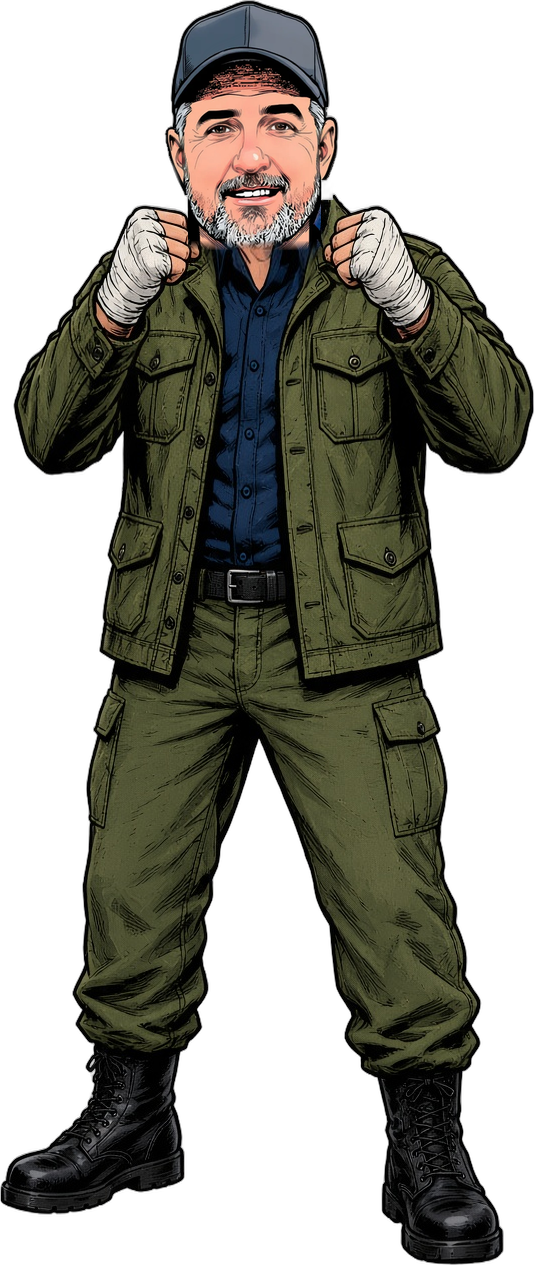
#> input picture fighter-art/gavin/gavin_upright_full.png, 534 x 1265 px, found by its file name
$ python cut_gavin.py
#> lines starting #> are read from the running program, lines starting #| are printed output that depends on the picture; after the words box and inside, x2 and y2 are one past the last pixel; in counts of white or black regions, pixels touching at a corner belong together
"""Cut Gavin's approved upright art into rig parts.
Source is read only. Output: rig/gavin/parts/*.png + rig/gavin/parts_meta.json
Method: every opaque pixel is owned by exactly one part (priority order).
Each part keeps original pixels in its own area plus an overlap band, and
hidden areas (under parts drawn in front) are filled by push-pull inpaint
plus cloned high frequency texture from the same part, with a thin ink
outline wherever the filled area meets empty background."""
import json, os, sys
import numpy as np, cv2
from PIL import Image, ImageDraw

SRC = '/workspace/gavin3d/fighter25d/gavin_upright_full.png'
HERE = os.path.dirname(os.path.abspath(__file__))
OUT = os.path.join(HERE, '..', 'gavin', 'parts')
os.makedirs(OUT, exist_ok=True)

im = np.array(Image.open(SRC).convert('RGBA')).astype(np.float32) / 255.0
H, W = im.shape[:2]
A = im[..., 3]
RGB = im[..., :3]
solid = A > 0.02
#> solid: shape (1265, 534) bool; 53% white; 4 black regions, box (x1, y1, x2, y2) and area: (0, 0, 242, 1185) 115788, (0, 741, 439, 1265) 83891, (419, 415, 534, 1265) 63715, (256, 0, 534, 388) 54245

def poly(pts):
    m = Image.new('L', (W, H), 0)
    ImageDraw.Draw(m).polygon([tuple(p) for p in pts], fill=255)
    return np.array(m) > 127

def soft_poly(pts, blur=1.2):
    m = Image.new('L', (W * 4, H * 4), 0)
    ImageDraw.Draw(m).polygon([(x * 4, y * 4) for x, y in pts], fill=255)
    m = m.resize((W, H), Image.LANCZOS)
    return np.array(m).astype(np.float32) / 255.0

# ---------- region polygons (source pixel coords) ----------
R = {}
R['fist_L'] = [(93,203),(150,196),(189,206),(191,236),(202,250),(206,262),(198,302),(170,332),(146,342),(118,342),(96,334),(88,262)]
R['fist_R'] = [(326,206),(392,197),(432,210),(440,262),(442,322),(430,338),(398,341),(372,336),(334,300),(321,262),(322,226)]
R['forearm_L'] = [(90,318),(150,322),(150,365),(132,392),(108,432),(82,466),(48,470),(36,440),(52,400),(86,350)]
R['forearm_R'] = [(376,322),(446,318),(452,340),(470,366),(500,410),(505,450),(480,470),(452,455),(428,415),(402,372),(378,345)]
R['head'] = [(150,0),(360,0),(360,150),(338,180),(326,200),(322,236),(300,249),(258,254),(214,249),(190,236),(184,205),(172,180),(150,150)]
R['upperarm_L'] = [(150,252),(108,246),(80,272),(30,340),(0,380),(0,520),(70,510),(112,500),(124,470),(124,360),(140,330),(146,300)]
R['upperarm_R'] = [(385,250),(426,244),(452,262),(500,320),(534,370),(534,520),(470,512),(424,500),(412,470),(410,360),(395,330),(390,300)]
R['torso'] = [(205,222),(178,238),(125,252),(105,268),(110,330),(112,500),(84,560),(84,652),(110,664),(195,684),(201,684),(201,566),(294,566),(294,686),(400,680),(440,664),(458,650),(452,560),(428,500),(424,330),(430,268),(410,250),(356,238),(332,222),(268,212)]
R['pelvis'] = [(88,555),(452,555),(452,700),(440,722),(268,770),(96,722),(84,700)]
R['thigh_L'] = [(60,660),(270,660),(270,770),(232,880),(222,950),(150,968),(68,958),(70,800)]
R['thigh_R'] = [(266,660),(470,660),(470,800),(470,958),(395,970),(318,958),(312,880),(266,770)]
R['shin_L'] = [(40,890),(230,890),(228,960),(205,1040),(186,1046),(160,1052),(130,1055),(100,1052),(70,1042),(50,1030),(60,960)]
R['boot_L'] = [(0,1000),(240,1000),(240,1265),(0,1265)]
R['shin_R'] = [(310,890),(480,890),(490,960),(490,1060),(470,1074),(440,1082),(410,1083),(385,1078),(360,1070),(340,1040),(318,960)]
R['boot_R'] = [(320,1020),(534,1020),(534,1265),(320,1265)]
# hidden fills: silhouettes to invent under front parts
FILL = {
  'forearm_L': [(100,296),(148,300),(150,365),(132,392),(108,432),(82,466),(48,470),(36,440),(52,400),(86,350),(96,320)],
  'forearm_R': [(384,298),(432,296),(446,318),(452,340),(470,366),(500,410),(505,450),(480,470),(452,455),(428,415),(402,372),(378,345)],
  'torso':  [(205,228),(190,240),(150,250),(120,262),(108,282),(108,330),(112,500),(140,520),(395,520),(426,330),(428,282),(416,262),(390,250),(350,240),(332,228),(268,212)],
  'head':   [(190,150),(322,150),(320,234),(300,247),(258,252),(214,247),(192,234)],
  'upperarm_L': [(150,256),(108,250),(80,276),(30,340),(10,380),(20,470),(60,476),(118,470),(124,360),(146,300)],
  'upperarm_R': [(385,254),(426,248),(452,266),(500,320),(527,370),(530,440),(500,470),(416,470),(410,360),(390,300)],
  'pelvis': [(96,560),(440,560),(444,700),(268,760),(96,700)],
  'thigh_L': [[(96,690),(268,690),(268,760),(232,880),(100,880)], [(267, 712), (264, 733), (256, 753), (243, 770), (226, 783), (206, 791), (185, 794), (164, 791), (144, 783), (127, 770), (114, 753), (106, 733), (103, 712), (106, 691), (114, 671), (127, 654), (144, 641), (164, 633), (185, 630), (206, 633), (226, 641), (243, 654), (256, 671), (264, 691)]],
  'thigh_R': [[(268,690),(440,690),(440,880),(312,880),(268,760)], [(434, 712), (431, 733), (423, 753), (410, 770), (393, 783), (373, 791), (352, 794), (331, 791), (311, 783), (294, 770), (281, 753), (273, 733), (270, 712), (273, 691), (281, 671), (294, 654), (311, 641), (331, 633), (352, 630), (373, 633), (393, 641), (410, 654), (423, 671), (431, 691)]],
  'shin_L': [[(70,925),(212,925),(205,1000),(70,1000)], [(206, 925), (204, 942), (197, 958), (187, 972), (173, 982), (157, 989), (140, 991), (123, 989), (107, 982), (93, 972), (83, 958), (76, 942), (74, 925), (76, 908), (83, 892), (93, 878), (107, 868), (123, 861), (140, 859), (157, 861), (173, 868), (187, 878), (197, 892), (204, 908)]],
  'shin_R': [[(327,925),(467,925),(477,1000),(325,1000)], [(467, 925), (465, 943), (458, 960), (446, 974), (432, 986), (415, 993), (397, 995), (379, 993), (362, 986), (348, 974), (336, 960), (329, 943), (327, 925), (329, 907), (336, 890), (348, 876), (362, 864), (379, 857), (397, 855), (415, 857), (432, 864), (446, 876), (458, 890), (465, 907)]],
  'boot_L': [(98,1026),(172,1026),(186,1060),(84,1060)],
  'boot_R': [(390,1050),(458,1050),(472,1090),(376,1090)],
}
# priority (first = front-most owner); also draw order is reverse-ish, see skeleton.json
PRIO = ['fist_L','fist_R','forearm_L','forearm_R','head','upperarm_L','upperarm_R','torso','pelvis','thigh_L','thigh_R','shin_L','shin_R','boot_L','boot_R']
# which parts each part is drawn behind (front occluders)
FRONT = {
  'fist_L': [], 'fist_R': [],
  'forearm_L': ['fist_L'], 'forearm_R': ['fist_R'],
  'head': ['fist_L','fist_R','forearm_L','forearm_R'],
  'upperarm_L': ['fist_L','forearm_L','head'], 'upperarm_R': ['fist_R','forearm_R','head'],
  'torso': ['fist_L','fist_R','forearm_L','forearm_R','head','upperarm_L','upperarm_R'],
  'pelvis': ['torso','forearm_L','forearm_R','upperarm_L','upperarm_R'],
  'thigh_L': ['pelvis','torso'], 'thigh_R': ['pelvis','torso'],
  'shin_L': ['thigh_L'], 'shin_R': ['thigh_R'],
  'boot_L': ['shin_L'], 'boot_R': ['shin_R'],
}
FEATHER = {'fist_L':1.0,'fist_R':1.0,'forearm_L':3,'forearm_R':3,'head':5,'upperarm_L':3,'upperarm_R':3,'torso':3,'pelvis':4,'thigh_L':5,'thigh_R':5,'shin_L':4,'shin_R':4,'boot_L':3,'boot_R':3}
# texture clone offsets per part (dx,dy) tried in order
TEXSRC = {'pelvis':['pelvis','thigh_L','thigh_R'],'torso':['torso'],'head':['head']}
TEXOFF = {'torso':[(0,140),(0,200),(60,120),(-60,120),(30,170),(-30,170)], 'pelvis':[(0,170),(0,230),(40,200),(-40,200),(20,260),(-20,260),(60,150),(-60,150)],
          'head':[(0,-40),(0,-70)], 'upperarm_L':[(-30,60),(-20,100)], 'upperarm_R':[(30,60),(20,100)], 'forearm_L':[(-40,80),(-30,110)], 'forearm_R':[(40,80),(30,110)],
          'thigh_L':[(0,120),(0,160),(20,200),(-20,200)], 'thigh_R':[(0,120),(0,160),(20,200),(-20,200)], 'shin_L':[(0,90),(0,120),(0,60)], 'shin_R':[(0,90),(0,120),(0,60)], 'boot_L':[(0,60),(0,90)], 'boot_R':[(0,60),(0,90)]}

own = {}
taken = np.zeros((H, W), bool)
hsv = cv2.cvtColor((RGB * 255).astype(np.uint8), cv2.COLOR_RGB2HSV)
#> hsv: shape (1265, 534, 3); mean H, S, V 20, 53.5, 35.5
OLIVE = (hsv[..., 0] >= 22) & (hsv[..., 0] <= 48) & (hsv[..., 1] > 50) & (hsv[..., 2] > 40)
#> OLIVE: shape (1265, 534) bool; 24.4% white; 440 white regions (387 under 20 px), largest, box (x1, y1, x2, y2) and area: (76, 605, 477, 1073) 85406, (279, 257, 440, 679) 28898, (103, 248, 223, 675) 15425
BLUE = (hsv[..., 0] >= 95) & (hsv[..., 0] <= 130) & (hsv[..., 1] > 60)
#> BLUE: shape (1265, 534) bool; 4.4% white; 1041 white regions (965 under 20 px), largest, box (x1, y1, x2, y2) and area: (199, 241, 313, 569) 19609, (174, 5, 258, 107) 2964, (215, 47, 289, 67) 344
def clean_fist(m):
    h, sat, v = hsv[..., 0], hsv[..., 1], hsv[..., 2]
    wrap = (sat < 70) & (v > 120)
    skin = ((h <= 22) | (h >= 170)) & (sat > 50) & (v > 90)
    core = (m & (wrap | skin)).astype(np.uint8)
    core = cv2.morphologyEx(core, cv2.MORPH_CLOSE, cv2.getStructuringElement(cv2.MORPH_ELLIPSE, (11, 11)))
    k, lab, st, _ = cv2.connectedComponentsWithStats(core)
    core = (lab == 1 + np.argmax(st[1:, cv2.CC_STAT_AREA])).astype(np.uint8)
    ff = core.copy(); msk = np.zeros((H + 2, W + 2), np.uint8); cv2.floodFill(ff, msk, (0, 0), 2)
    core = ((ff != 2) | (core > 0)).astype(np.uint8)
    # grow into the surrounding black ink outline only
    ink = (v < 75)
    out = core.astype(bool)
    for _ in range(3):
        out = out | (cv2.dilate(out.astype(np.uint8), np.ones((3, 3), np.uint8)).astype(bool) & ink)
    out = cv2.morphologyEx(out.astype(np.uint8), cv2.MORPH_CLOSE, np.ones((3, 3), np.uint8)).astype(bool)
    olive2 = (h >= 18) & (h <= 50) & (sat > 45) & (v > 45)
    out = out & ~olive2
    k, lab, st, _ = cv2.connectedComponentsWithStats(out.astype(np.uint8))
    out = (lab == 1 + np.argmax(st[1:, cv2.CC_STAT_AREA])).astype(np.uint8)
    ff = out.copy(); msk = np.zeros((H + 2, W + 2), np.uint8); cv2.floodFill(ff, msk, (0, 0), 2)
    out = (ff != 2) | (out > 0)
    return out & m
for n in PRIO:
    m = poly(R[n]) & solid & ~taken
    if n.startswith('fist'):
        m = clean_fist(m) & solid
    own[n] = m
    taken |= m
#> this loop made 15 passes
#> pass 1, in clean_fist, `h, sat, v = hsv[..., 0], hsv[..., 1], hsv[..., 2]`:
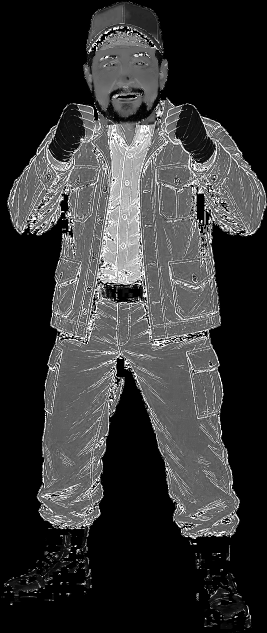
#> sat: shape (1265, 534) (shown at 1/2 size); min 0, max 255, mean 53.5
#> after the loop:
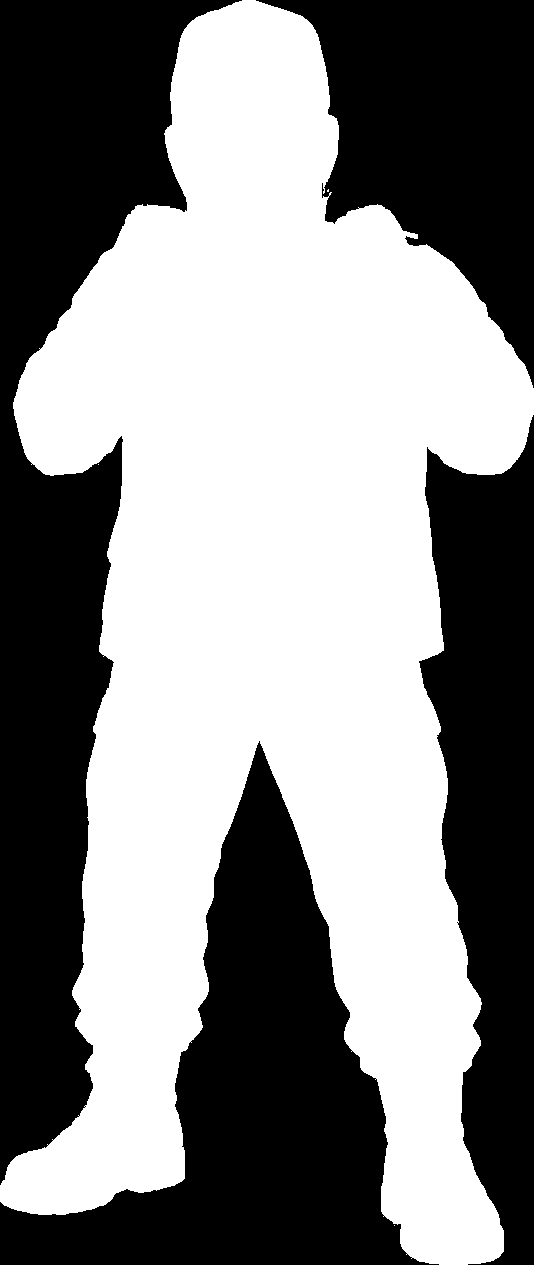
#> taken: shape (1265, 534) bool; 52.9% white; 4 black regions, box (x1, y1, x2, y2) and area: (0, 0, 242, 1185) 115814, (0, 741, 439, 1265) 83891, (419, 415, 534, 1265) 63715, (256, 0, 534, 388) 55078
#> after the loop, own = 15 items
left = solid & ~taken
#> left: shape (1265, 534) bool; 0.13% white; 12 white regions (10 under 20 px), largest, box (x1, y1, x2, y2) and area: (325, 192, 351, 224) 453, (405, 235, 470, 282) 376
print('unowned solid px:', int(left.sum()))
#| unowned solid px: 859
# give leftovers to nearest owner
if left.any():
    best = np.full((H, W), 1e9, np.float32); lab = np.full((H, W), -1, np.int32)
    for i, n in enumerate(PRIO):
        if n.startswith('fist'): continue
        d = cv2.distanceTransform((~own[n]).astype(np.uint8), cv2.DIST_L2, 3)
        upd = d < best; best[upd] = d[upd]; lab[upd] = i
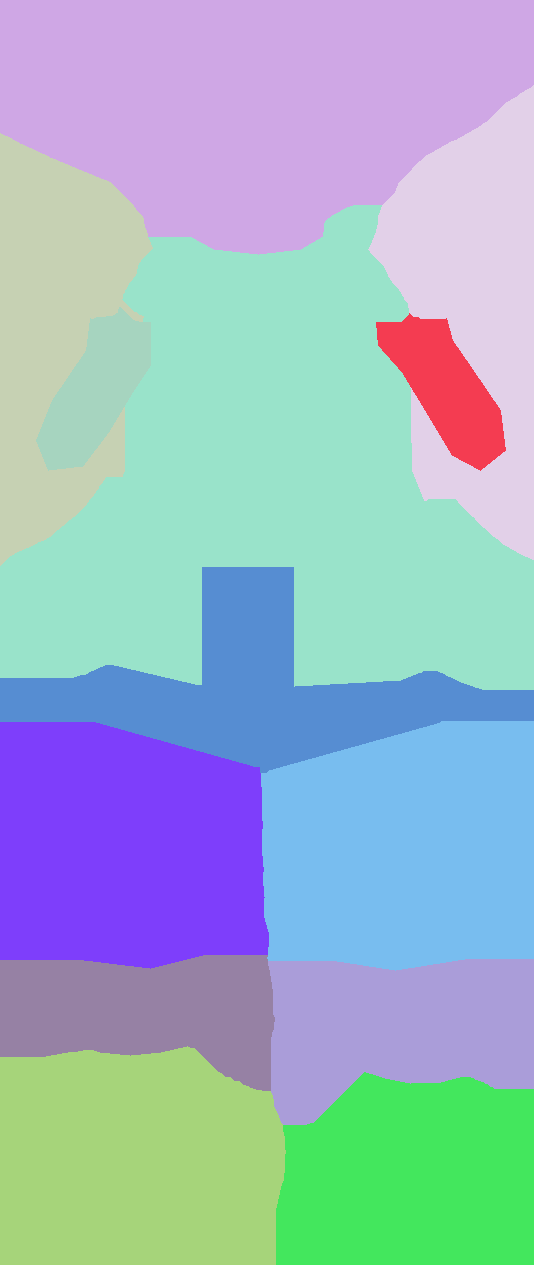
#> lab: shape (1265, 534) int32; 13 distinct labels, from 2 to 14; one colour per label, 0 black
    for i, n in enumerate(PRIO):
        own[n] |= left & (lab == i)

# round knee joints: thigh keeps only a disc around the knee pivot below the knee line,
# the rest of the knee area goes to the shin, so bent knees show round caps, not cut corners
KNEE = {'L': (140, 925), 'R': (395, 925)}; KR = 84
_yy, _xx = np.mgrid[0:H, 0:W]
for sd_ in 'LR':
    kx, ky = KNEE[sd_]
    outside = (_yy > ky) & (np.hypot(_xx - kx, _yy - ky) > KR)
    mv = own['thigh_' + sd_] & outside
    own['thigh_' + sd_] &= ~mv; own['shin_' + sd_] |= mv

def sdist(mask):
    """signed distance: + inside, - outside"""
    m = mask.astype(np.uint8)
    din = cv2.distanceTransform(m, cv2.DIST_L2, 5)
    dout = cv2.distanceTransform(1 - m, cv2.DIST_L2, 5)
    return din - dout

def pushpull(rgb, known):
    """fill unknown pixels by multiscale push-pull of known pixels"""
    w = known.astype(np.float32)
    levels = [(rgb * w[..., None], w)]
    c, ww = levels[0]
    while min(ww.shape) > 2:
        c = cv2.resize(c, (max(1, c.shape[1] // 2), max(1, c.shape[0] // 2)), interpolation=cv2.INTER_AREA)
        ww = cv2.resize(ww, (max(1, ww.shape[1] // 2), max(1, ww.shape[0] // 2)), interpolation=cv2.INTER_AREA)
        levels.append((c, ww))
    c, ww = levels[-1]
    est = c / np.maximum(ww, 1e-6)[..., None]
    for c, ww in reversed(levels[:-1]):
        up = cv2.resize(est, (c.shape[1], c.shape[0]), interpolation=cv2.INTER_LINEAR)
        k = np.clip(ww * 4, 0, 1)[..., None]
        est = (c / np.maximum(ww, 1e-6)[..., None]) * k + up * (1 - k)
    return est

hp = RGB - cv2.GaussianBlur(RGB, (0, 0), 3.0)  # high pass detail
_l = RGB.mean(axis=2)
INK = cv2.dilate((_l < 0.13).astype(np.uint8), np.ones((9, 9), np.uint8)).astype(bool)  # avoid cloning outlines/pocket seams
#> INK: shape (1265, 534) bool; 89.9% white; 195 black regions (94 under 20 px), largest, box (x1, y1, x2, y2) and area: (275, 691, 457, 1023) 16373, (91, 689, 215, 930) 10984, (176, 87, 331, 282) 10949
meta = {'source': os.path.basename(SRC), 'size': [W, H], 'parts': {}}
for n in PRIO:
    f = FEATHER[n]
    sd = sdist(own[n])
    soft = np.clip((sd + f) / (2.0 * f), 0, 1)           # ramps 0..1 across the cut
    soft[own[n]] = np.maximum(soft[own[n]], 0.5)
    region_ext = (sd > -f - 1) & solid                    # own + overlap band, original pixels
    fill = np.zeros((H, W), np.float32)
    if n in FILL:
        polys = FILL[n] if isinstance(FILL[n][0], list) else [FILL[n]]
        fill = np.max([soft_poly(p) for p in polys], axis=0) * solid.astype(np.float32)
    # pixels we may NOT trust as this part's colors: deep inside front occluders
    hidden = np.zeros((H, W), bool)
    for o in FRONT[n]:
        so = sdist(own[o])
        hidden |= so > FEATHER[o] - 0.5
    known = own[n] & ~hidden
    known_ext = region_ext & ~hidden
    for o in PRIO:  # never use another part's own pixels outside our band
        if o != n:
            known_ext &= ~(own[o] & (sd < -f - 1))
    SRCRGB = RGB.copy()
    if n in ('pelvis', 'torso', 'upperarm_L', 'upperarm_R', 'thigh_L', 'thigh_R', 'shin_L', 'shin_R'):
        known = known & (RGB.mean(axis=2) > 0.16)
    if n == 'pelvis':
        for x in range(96, 202):
            SRCRGB[566:602, x] = RGB[566:602, 204 + ((x - 96) % 18)]
        for x in range(292, 446):
            SRCRGB[566:602, x] = RGB[566:602, 270 + ((x - 292) % 18)]
        beltm = np.zeros((H, W), bool); beltm[566:602, 96:446] = True
        beltm &= ~own['pelvis']
        known = known | beltm
    base = pushpull(SRCRGB, known)
    if n == 'pelvis':
        base[beltm] = SRCRGB[beltm]
    color = RGB.copy()
    need = ~known_ext
    # texture clone for filled pixels
    tex = np.zeros_like(RGB); got = np.zeros((H, W), bool)
    ys, xs = np.nonzero(need & (fill > 0))
    srcm = np.zeros((H, W), bool)
    for q in TEXSRC.get(n, [n]): srcm |= own[q]
    srcm &= ~INK
    for dx, dy in TEXOFF.get(n, []):
        sx = np.clip(xs + dx, 0, W - 1); sy = np.clip(ys + dy, 0, H - 1)
        ok = srcm[sy, sx] & ~got[ys, xs]
        tex[ys[ok], xs[ok]] = hp[sy[ok], sx[ok]]
        got[ys[ok], xs[ok]] = True
    if n == 'pelvis': tex[beltm] = 0
    filled = np.clip(base + tex * 0.9, 0, 1)
    color[need] = filled[need]
    alpha = np.maximum(soft * A, fill)
    alpha[~(region_ext | (fill > 0))] = 0
    alpha = np.where(region_ext & ~need, np.maximum(alpha, 0), alpha)
    # ink line where invented silhouette meets background
    a_bin = alpha > 0.5
    edge = a_bin & ~cv2.erode(a_bin.astype(np.uint8), np.ones((5, 5), np.uint8)).astype(bool)
    ink_zone = edge & (fill > 0.5) & need
    # only where neighbour outside is NOT original solid of this part's band (i.e. true new edge)
    color[ink_zone] = color[ink_zone] * 0.15 + np.array([0.05, 0.05, 0.05]) * 0.85
    # invented (filled) areas: comic-style shading + diagonal ink hatching toward the edges so caps are not flat
    inv = need & (fill > 0.3)
    if inv.any():
        din = cv2.distanceTransform((alpha > 0.5).astype(np.uint8), cv2.DIST_L2, 5)
        rim = np.clip(din / 16.0, 0, 1)
        hatch = (((_xx + _yy) % 6) < 1.6) & (din < 16) & (din > 3)
        hat = hatch & (np.random.default_rng(7).random((H, W)) > (din / 16.0) ** 0.7)
        shade = (0.72 + 0.28 * rim)[..., None]
        c2 = color * shade
        c2[hat] = c2[hat] * 0.35 + 0.04 * 0.65
        w8 = np.clip(fill, 0, 1)[..., None] * inv[..., None]
        color = color * (1 - w8) + c2 * w8
    if n == 'pelvis':  # round off the hidden lower flaps + crotch point so raised thighs never reveal sharp shards
        clip = soft_poly([(80,550),(456,550),(456,650),(446,690),(410,728),(330,752),(268,758),(206,752),(126,728),(90,690),(80,650)], 1.5)
        alpha = alpha * clip
        cb = clip > 0.5
        ce = cb & ~cv2.erode(cb.astype(np.uint8), np.ones((7, 7), np.uint8)).astype(bool) & (alpha > 0.3) & (_yy > 640)
        color[ce] = color[ce] * 0.2 + 0.04 * 0.8
    if n in ('thigh_L', 'thigh_R'):  # trim the inner crotch spike (hidden by the pelvis at rest)
        sp = ((_yy > 688) & (_yy < 790) & ((_xx > 252) if n == 'thigh_L' else (_xx < 284))) | ((_yy < 750) & ((_xx > 232) if n == 'thigh_L' else (_xx < 304)))
        alpha = np.where(sp, 0, alpha)
        cb = (alpha > 0.5)
        ce = cb & ~cv2.erode(cb.astype(np.uint8), np.ones((7, 7), np.uint8)).astype(bool) & cv2.dilate(sp.astype(np.uint8), np.ones((9, 9), np.uint8)).astype(bool)
        color[ce] = color[ce] * 0.2 + 0.04 * 0.8
    # drop stray alpha islands (specks)
    nl, lab_, st, _ = cv2.connectedComponentsWithStats((alpha > 0.08).astype(np.uint8), connectivity=8)
    if nl > 2:
        bigc = st[1:, 4].max()
        for i in range(1, nl):
            if st[i, 4] < 0.02 * bigc: alpha[lab_ == i] = 0
    out = np.dstack([color, alpha])
    ys2, xs2 = np.nonzero(alpha > 0.004)
    x0, x1, y0, y1 = xs2.min(), xs2.max() + 1, ys2.min(), ys2.max() + 1
    crop = (np.clip(out[y0:y1, x0:x1], 0, 1) * 255 + 0.5).astype(np.uint8)
    Image.fromarray(crop, 'RGBA').save(os.path.join(OUT, n + '.png'), optimize=True)
    meta['parts'][n] = {'x': int(x0), 'y': int(y0), 'w': int(x1 - x0), 'h': int(y1 - y0)}
    print(n, meta['parts'][n])
#> this loop made 15 passes
#> (nl, bigc, x0, x1, y0, y1) on passes 5 to 7: (5, 36636, 132, 350, 0, 259), (7, 19176, 13, 153, 206, 479), (3, 23432, 383, 534, 207, 503)
#> (printed output is left out)
#> pass 1, `sd = sdist(own[n])`:
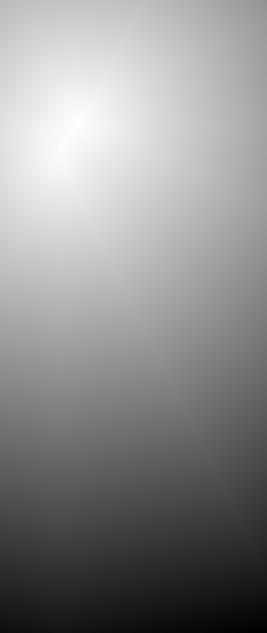
#> sd: shape (1265, 534) float32 (shown at 1/2 size); min -1003.4, max 37.36, mean -420.3; drawn with min black and max white
#> after the loop:
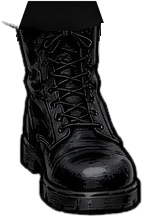
#> crop: shape (216, 142, 4); mean R, G, B, A 23.8, 24, 24.4, 155.1; transparent parts drawn white
#> after the loop:
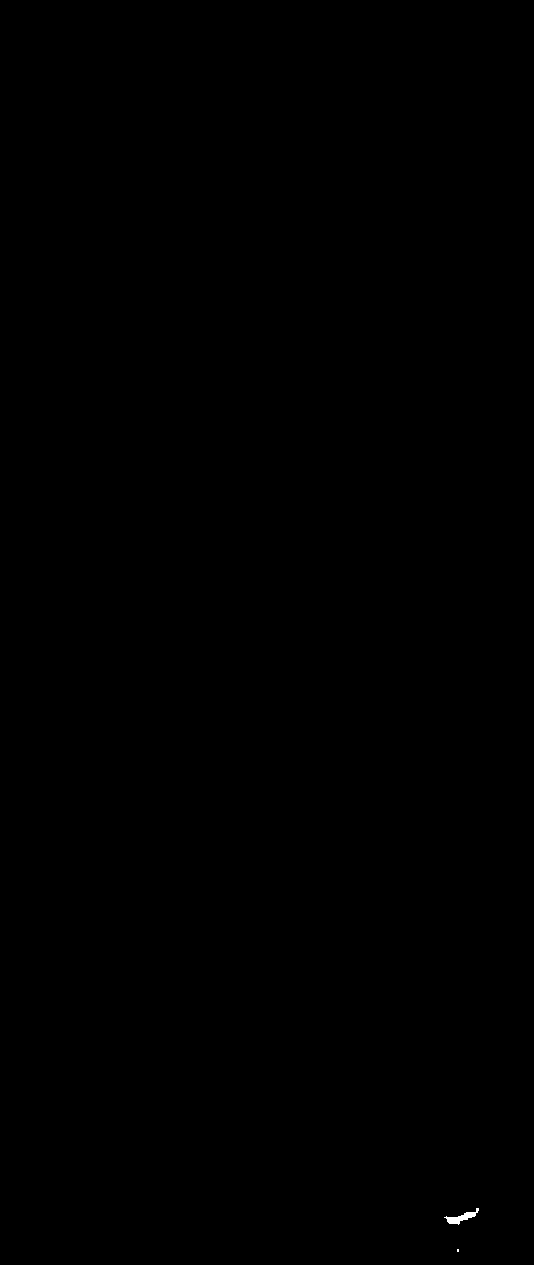
#> srcm: shape (1265, 534) bool; 0.03% white; 2 white regions (1 under 20 px), largest, box (x1, y1, x2, y2) and area: (444, 1208, 479, 1225) 204
#> after the loop, meta = 3 items
json.dump(meta, open(os.path.join(HERE, '..', 'gavin', 'parts_meta.json'), 'w'), indent=1)
